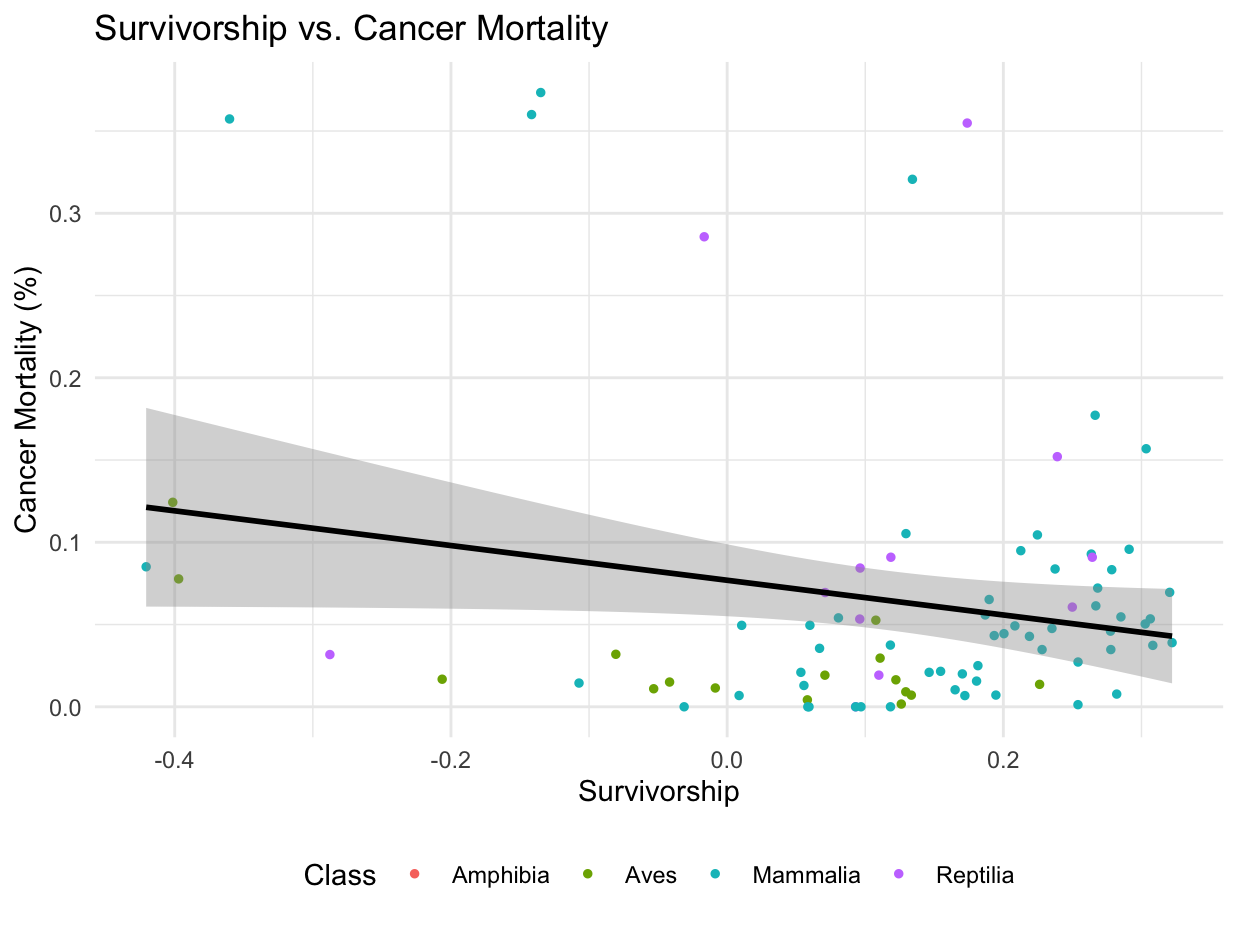

Reproduce this figure in R.
# Load libraries
library(ggplot2)
library(dplyr)


data <- read.csv("Fall 2025/Fall 2025 Clean Data/final_clean_mortality_data.csv")


# Scatterplot with linear regression line
ggplot(data, aes(x = shape_value, y = ZIMS_Cancer_Mortality, color = Class)) +
  geom_point(alpha = 1, size = 1) +  # points
  geom_smooth(method = "lm", se = TRUE, color = "black") +   # regression line
  theme_minimal() +
  labs(
    x = "Survivorship",
    y = "Cancer Mortality (%)",
    color = "Class", 
    title = "Survivorship vs. Cancer Mortality"
  ) +
  theme(legend.position = "bottom") 


# Run the linear model
model <- lm(ZIMS_Cancer_Mortality ~ shape_value, data = data)

# See results
summary(model)
